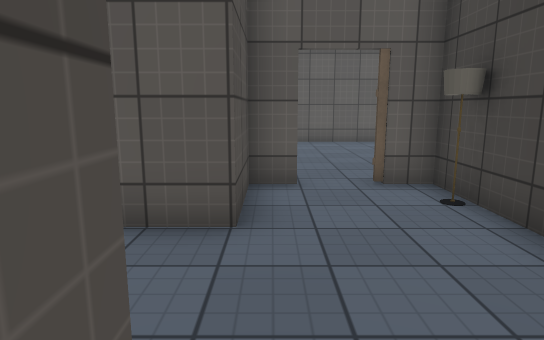
[1] (above)

24 first-person views from a walk through a 3-D level made in the Unity game engine. The camera is 1.4 m above the floor, tilts 10° down and sees 75° across. The floor is counted in squares, 1 m on a side. Each view is taken from the middle of a square. On the plan, view 1 faces up. The plan holds only what a view shows up to about 15 squares ahead; the rest is blank. The place goes on beyond the plan. The player is left out. Some surface patterns are stand-ins.

[2]
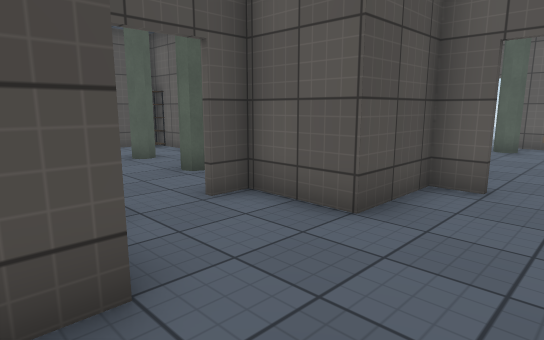

[3]
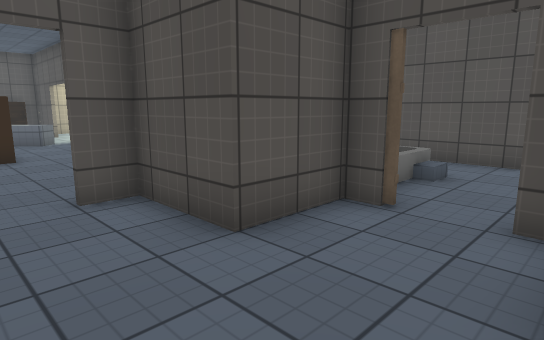

[4]
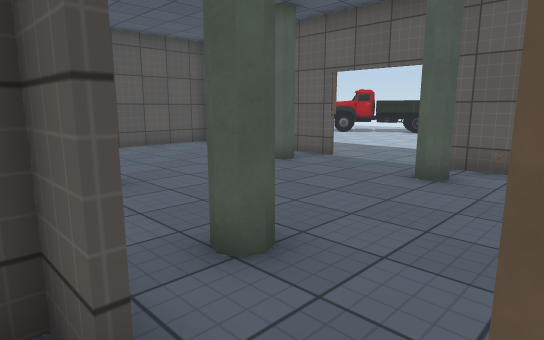

[5]
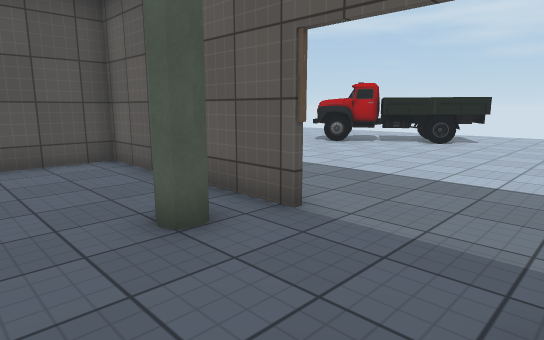

[6]
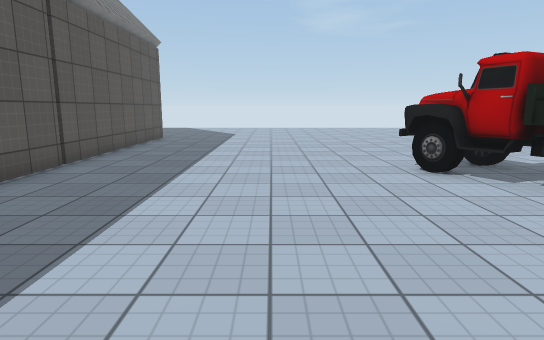

[7]
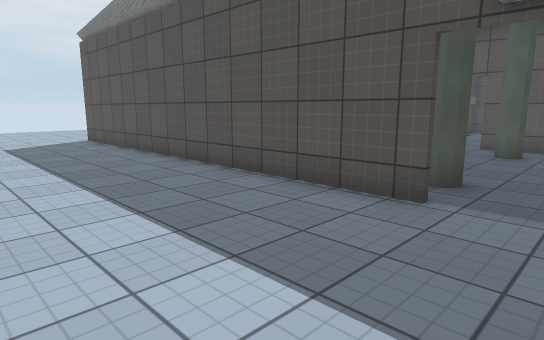

[8]
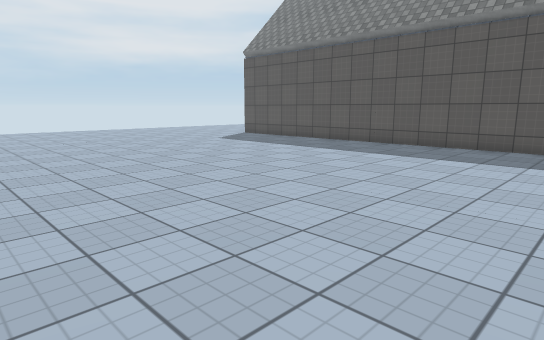

[9]
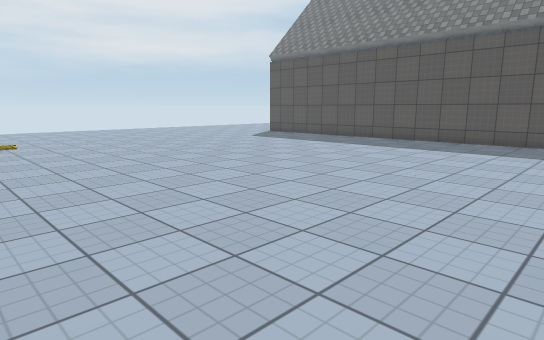

[10]
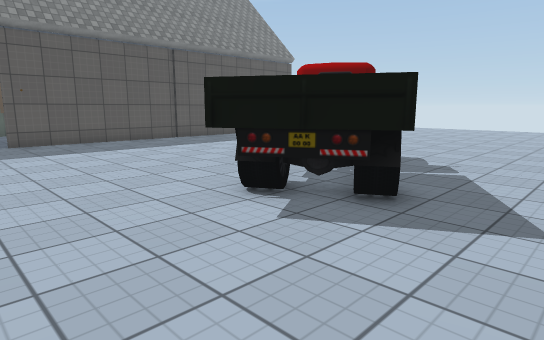

[11]
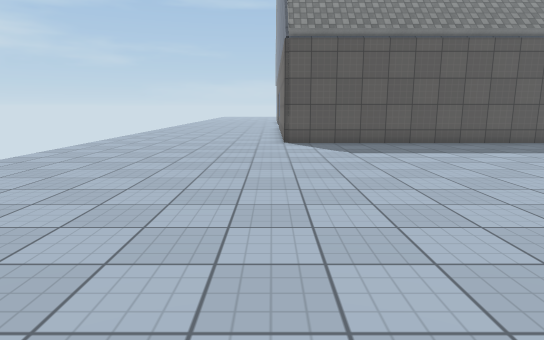

[12]
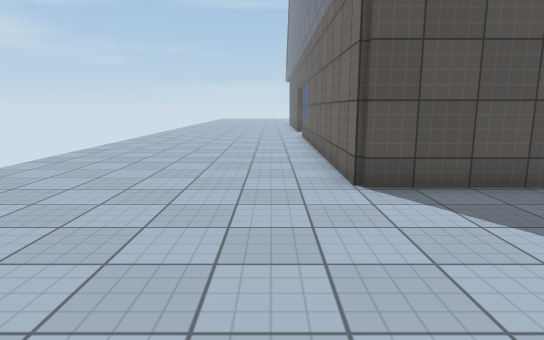

[13]
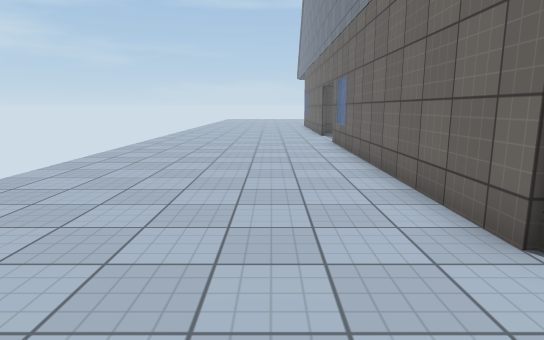

[14]
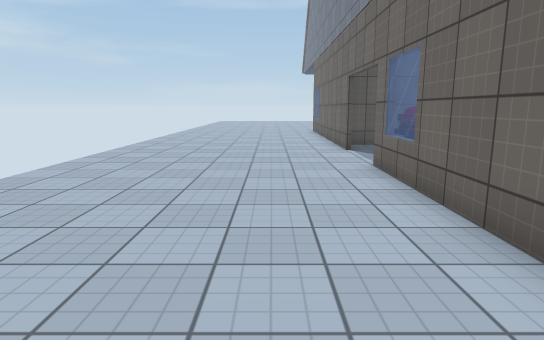

[15]
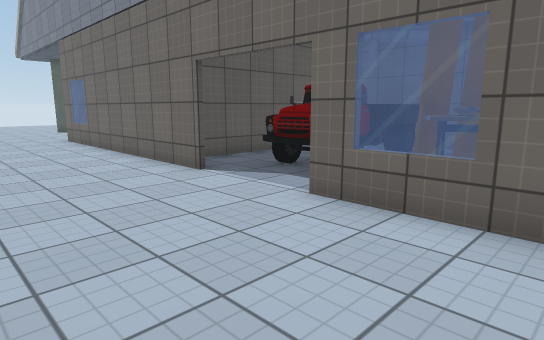

[16]
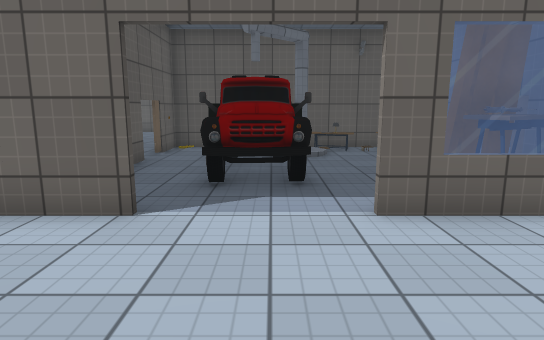

[17]
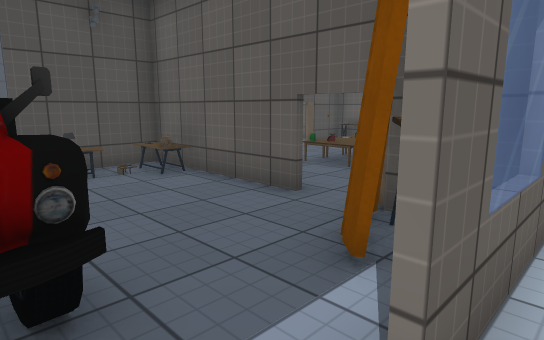

[18]
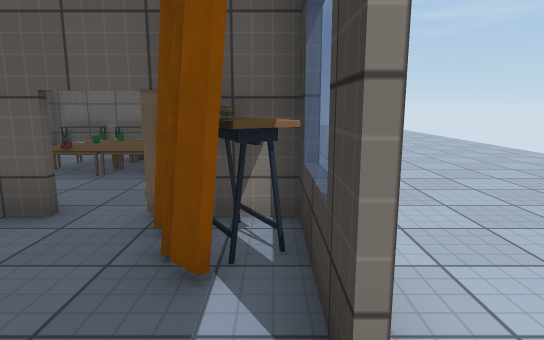

[19]
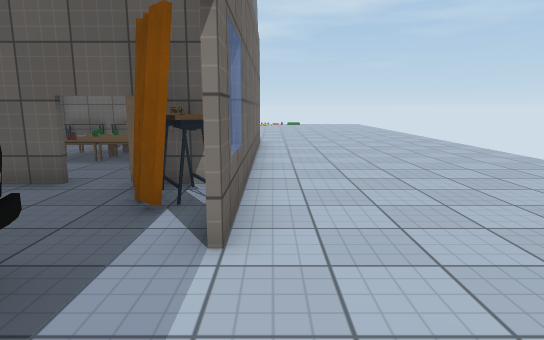

[20]
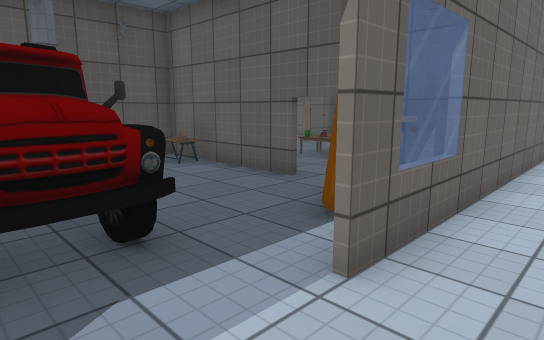

[21]
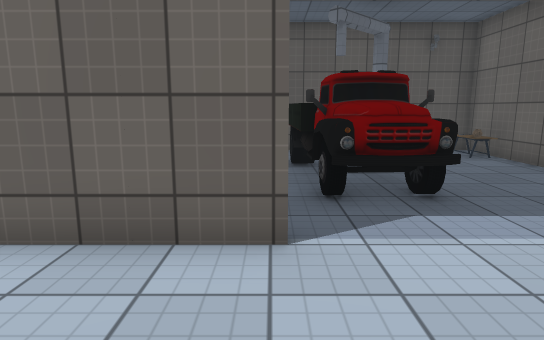

[22]
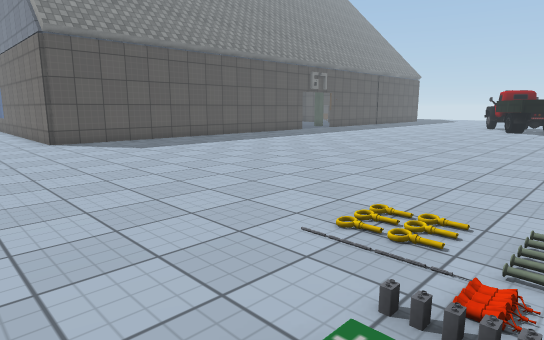

[23]
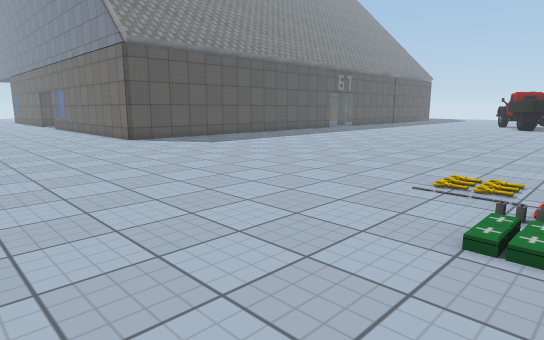

[24]
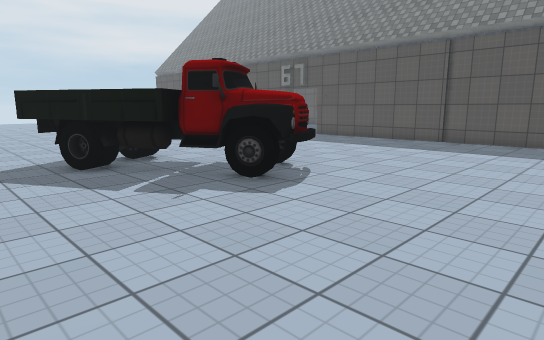

### Floor plan
Key: @ floor where view 1 was taken; # wall or solid block; x gap in a wall; . floor; / step, stairs or slope; = window, fence, low wall or low ledge; ^ raised ledge; T thing the floor can be seen under or through; O other object.
Columns run from 16 left of view 1 to 21 right of it. Each row starts with its distance up from view 1.
 30 . ...     ... . ...          ..O/.. .
 29  ............. ..............O.O/...
 28 .........OO..................O.......
 27 ........OOOO.........................
 26 ......OOOOOO.........................
 25 .....OOOOOO.........................
 24 .....OOOO...........................
 23 ......O.............................
 22 .....................................
 21 .....................................
 20 ......................................
 19 ......................................
 18 ......................................
 17 ......................................
 16 ......................................
 15 ############....##############........
 14      #...............#===    #........
 13      #.....#...#.....#...    #........
 12      #..............  ..O    #........
 11      #..............   .OO   #........
 10        .............   .O=O   ........
  9           ..........    O..   ........
  8             ...##..      ... #........
  7      #        .##.#      TTTT#........
  6      #O        #...###^O    O#........
  5      #   ###   #...###== ...O#........
  4          #.#####...###^=.....#........
  3          #.........  #=#OOOOO.........
  2          #...x.....  #  OOOOO.........
  1          #.OO###...  #  OOOOO.........
  0          #     #@..  #  O....#........
 -1          #     ##.   #####   #........
 -2                 ..   ....  ###........
 -3                 ..           #........

Where each view was taken, in squares from view 1:
view 1: 0 up, 0 right, facing up
view 2: 0 up, 2 right, facing up-left
view 3: 4 up, 2 right, facing down-left
view 4: 6 up, 2 right, facing up-left
view 5: 11 up, 1 left, facing up-left
view 6: 20 up, 2 left, facing left
view 7: 20 up, 3 left, facing down-right
view 8: 28 up, 2 left, facing down-right
view 9: 30 up, 2 left, facing down-right
view 10: 30 up, 2 left, facing down-left
view 11: 29 up, 14 right, facing down
view 12: 21 up, 15 right, facing down
view 13: 18 up, 16 right, facing down
view 14: 12 up, 16 right, facing down
view 15: 7 up, 18 right, facing down-left
view 16: 2 up, 18 right, facing left
view 17: 2 up, 14 right, facing up-left
view 18: 2 up, 13 right, facing up
view 19: 0 up, 14 right, facing up
view 20: 1 up, 15 right, facing up-left
view 21: 0 up, 17 right, facing left
view 22: 30 up, 17 right, facing down-left
view 23: 30 up, 20 right, facing down-left
view 24: 30 up, 16 left, facing down-right
